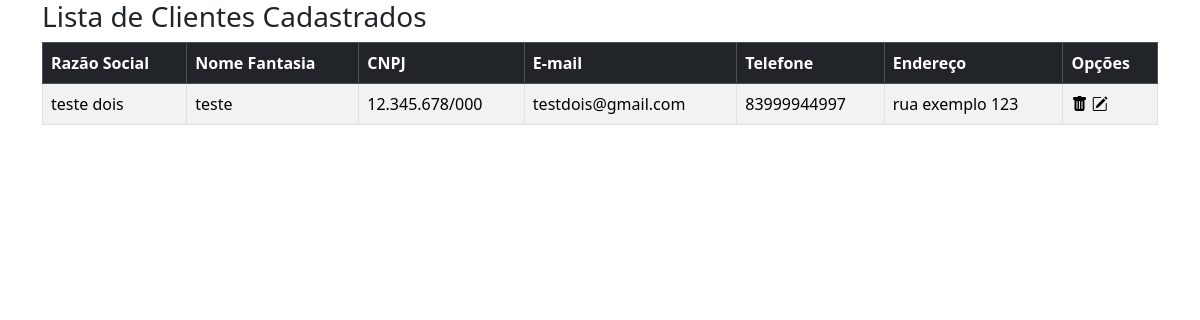
Screenshot of /cadastros/fornecedor/lista.php with the database file from the repository.
### tables this page shows
CREATE TABLE `cadastro_fornecedor` (
  `ID` int(11) NOT NULL,
  `RAZAO_SOCIAL` varchar(150) DEFAULT NULL,
  `NOME_FANTASIA` varchar(150) DEFAULT NULL,
  `CNPJ` char(14) DEFAULT NULL,
  `CPF` char(11) DEFAULT NULL,
  `EMAIL` varchar(255) DEFAULT NULL,
  `SITE` varchar(255) DEFAULT NULL,
  `TELEFONE` char(11) DEFAULT NULL,
  `CEP` char(8) DEFAULT NULL,
  `ENDERECO` varchar(200) DEFAULT NULL,
  `BAIRRO` varchar(50) DEFAULT NULL,
  `CIDADE` varchar(50) DEFAULT NULL,
  `ESTADO` char(2) DEFAULT NULL,
  `DATA` date DEFAULT NULL,
  `HORA` time DEFAULT NULL
);

### cadastros/fornecedor/class.php (the view, shortened to what this page needs)
<?php
    class cadfornecedor{
        private $conexao;
        public function __construct()
        {
            include_once "../../conexao/conexao.php";
            $this->conexao = $conexao;
        }
        public function Lista(){
            $sql = $this->conexao->prepare("SELECT ID,RAZAO_SOCIAL,NOME_FANTASIA,CNPJ,EMAIL,TELEFONE,ENDERECO from cadastro_fornecedor");
            $sql->execute();
            $dados = $sql->fetchAll();
            foreach($dados as $item){
                echo "
                <tr>
                    <td>$item[RAZAO_SOCIAL]</td>
                    <td>$item[NOME_FANTASIA]</td>
                    <td>$item[CNPJ]</td>
                    <td>$item[EMAIL]</td>
                    <td>$item[TELEFONE]</td>
                    <td>$item[ENDERECO]</td>
                    <td>
                        <i class='bi bi-trash-fill'onclick='Excluir($item[ID]);'></i>
                        <i class='bi bi-pencil-square'></i>
                    </td>
                </tr>
                ";
            }
        }
    }
?>

### rows the page displays
cadastro_fornecedor: RAZAO_SOCIAL "teste dois", NOME_FANTASIA "teste", CNPJ "12.345.678/000", EMAIL "testdois@gmail.com", TELEFONE "83999944997", ENDERECO "rua exemplo 123"
